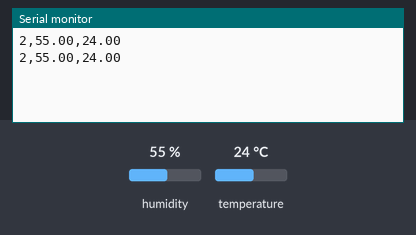
The sketch below on a simulated Arduino Uno, built with avr-gcc and run on an emulated ATmega328P. On the bench: the last lines printed to the serial monitor. The test bench sets the inputs (shaded band); at power-on: humidity 55 %, temperature 24 °C.

Above: at 3.8 s.
3.9 s: humidity set to 22 %
At 7.3 s:
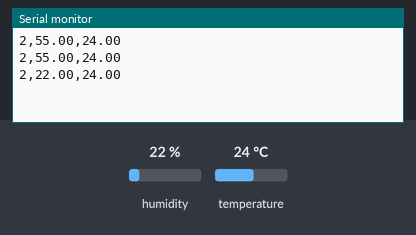
7.8 s: temperature set to 12 °C
At 10.5 s:
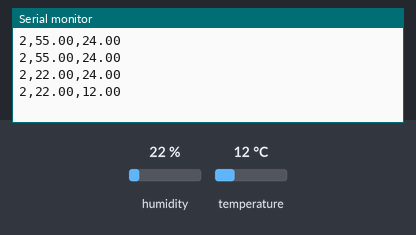
11.7 s: humidity set to 40 %
At 12.5 s:
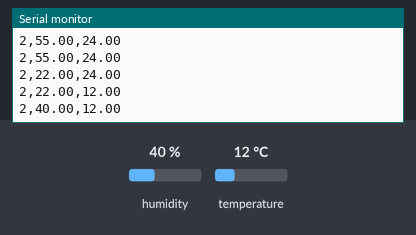
Timing chart, 0 to 14.7 s (numbered marks = the images above; inputs shaded):
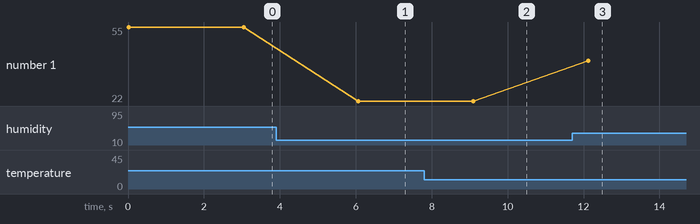

The sketch:

sensor_dht11_usb.ino
```cpp
/*  Enviar datos por puerto serie de un sensor DHT11
    para ser capturados por un script Python

    Creado 09/06/2022
    Modificado 16/05/2024

    Necesita la biblioteca DHT Sensor de Adafruit
    https://github.com/adafruit/DHT-sensor-library

*/

#include "DHT.h"

const int DHTPIN = 2;
const int DHTTYPE = DHT11;
const int ID = 2;

DHT dht(DHTPIN, DHTTYPE);

void setup() {
  Serial.begin(9600);
  dht.begin();
}

void loop() {

  float humedad = dht.readHumidity();
  float temperatura = dht.readTemperature();

  Serial.print(ID);
  Serial.print(",");
  Serial.print(humedad);
  Serial.print(",");
  Serial.println(temperatura);
  delay(3000);
}
```

Measured:
- after the input at 3.9 s, the serial monitor: prints a new line after 2.2 s (image 1)
- after the input at 7.8 s, the serial monitor: prints a new line after 1.3 s (image 2)
- after the input at 11.7 s, the serial monitor: prints a new line after 0.42 s (image 3)
- plotted number 1: 55 → 22 after the input at 3.9 s, 22 → 40 after the input at 11.7 s
